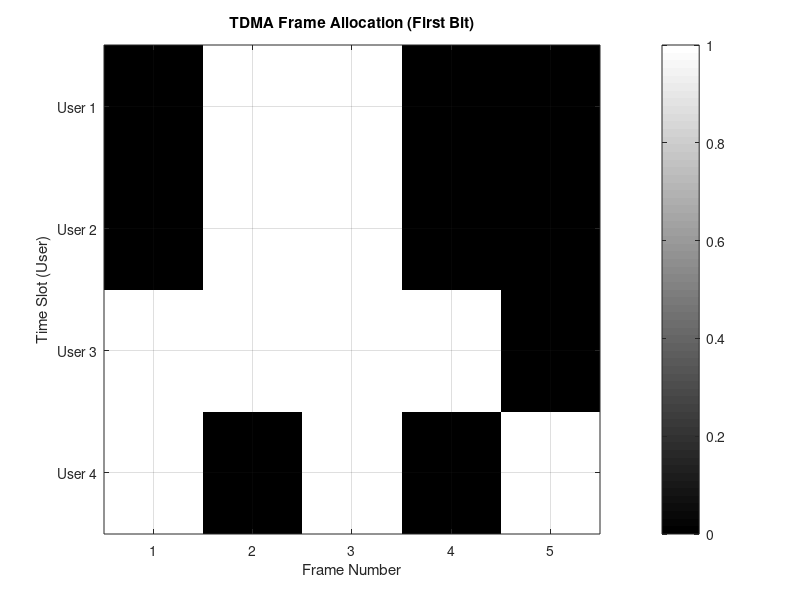

Source code (MATLAB):

% TDMA Simulation Parameters
clc;
clear;
close all;

numUsers = 4;           % Number of users
numFrames = 5;          % Number of frames to simulate
slotsPerFrame = numUsers; % Number of time slots per frame (equal to number of users for simplicity)
dataBitsPerSlot = 10;   % Number of data bits per time slot

userData = randi([0, 1], numUsers, numFrames, dataBitsPerSlot);

% Initialize the TDMA frame structure
% This matrix will store which user's data occupies which slot in each frame.
% For simplicity, we assume a fixed allocation (User 1 in Slot 1, User 2 in Slot 2, etc.)
tdmaFrame = zeros(slotsPerFrame, numFrames, dataBitsPerSlot);

% TDMA Scheduling: Allocate data to time slots within each frame
for frame = 1:numFrames
    fprintf('--- Frame %d ---\n', frame);
    for user = 1:numUsers
        % Assign data from the current user to their designated time slot
        % In this simple example, user 'u' gets slot 'u'.
        tdmaFrame(user, frame, :) = userData(user, frame, :);
        fprintf('  User %d transmits in Slot %d: Data = %s\n', user, user, num2str(squeeze(tdmaFrame(user, frame, :))'));
    end
end

% Optional: Visualize the TDMA frame (simplified representation)
figure;
imagesc(squeeze(tdmaFrame(:,:,1))); % Visualize the first bit of each slot for simplicity
colormap(gray);
colorbar;
title('TDMA Frame Allocation (First Bit)');
xlabel('Frame Number');
ylabel('Time Slot (User)');
set(gca, 'YTick', 1:numUsers, 'YTickLabel', arrayfun(@(x) sprintf('User %d', x), 1:numUsers, 'UniformOutput', false));
set(gca, 'XTick', 1:numFrames);
grid on;